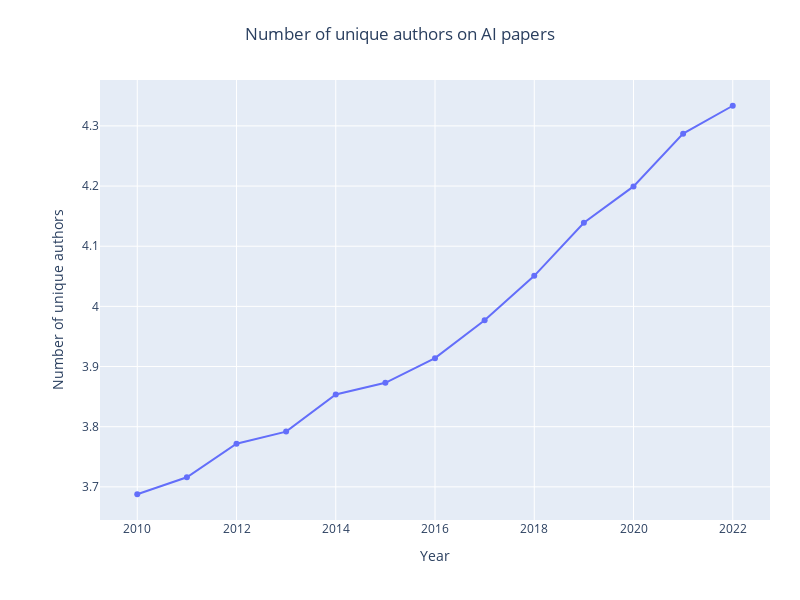

The code cell stored with this chart in its notebook:
### Markdown cell above
### Field authors

### Code cell
fig = go.Figure()
fig.add_trace(
    go.Scatter(
        x=total_author_counts['year'],
        y=np.log10(total_author_counts),
        name=get_entity_name(ins),
        mode='lines+markers',
    ),
)

## Plot layout
dates = np.arange(2010, 2022 + 1)
y_ticks = np.arange(0, 101, 10)
y_tick_text = [0, 10, 20, 30, 40, 50, 60, 70, 80, 90, 100]

# set_default_fig_layout(fig, dates, dates, y_ticks, y_tick_text)

fig.update_layout(
    title='Number of unique authors on AI papers',
    xaxis_title='Year',
    yaxis_title='Number of unique authors',
)

fig.update_layout(
    legend=dict(
        title=">=1 author affiliated with:"
    )
)

fig.update_layout(
    autosize=False,
    width=800,
    height=600,
    title_x=0.5,
    margin=dict(l=100, r=30, t=80, b=80),
)

## Save plot
# fig.write_image(result_file_location + 'num_authors_google_oai_dm.png', scale=2)

## Show plot
fig.show()

### Figure 1 — Plotly figure (JSON) as saved in the notebook; plotly's stock layout.template omitted (floating-point values rounded to 4 significant figures)
{"data": [{"mode": "lines+markers", "name": "Chinese Academy of Sciences", "type": "scatter", "x": [2010, 2011, 2012, 2013, 2014, 2015, 2016, 2017, 2018, 2019, 2020, 2021, 2022], "y": [3.688, 3.716, 3.772, 3.792, 3.854, 3.873, 3.914, 3.977, 4.051, 4.139, 4.199, 4.287, 4.333]}], "layout": {"autosize": false, "height": 600, "legend": {"title": {"text": ">=1 author affiliated with:"}}, "margin": {"b": 80, "l": 100, "r": 30, "t": 80}, "title": {"text": "Number of unique authors on AI papers", "x": 0.5}, "width": 800, "xaxis": {"title": {"text": "Year"}}, "yaxis": {"title": {"text": "Number of unique authors"}}}}
